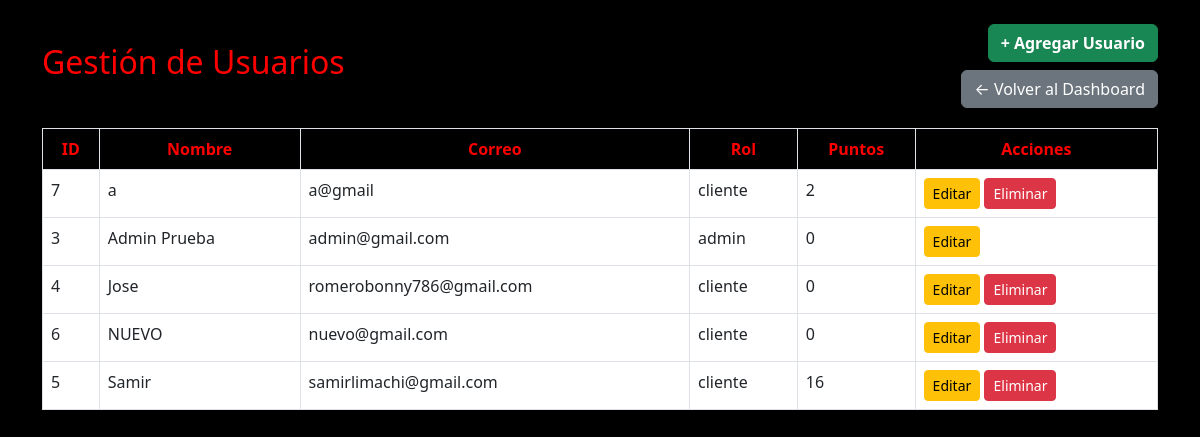
Screenshot of /admin/usuarios_gestionar.php (signed in) with the database file from the repository.
### tables this page shows
CREATE TABLE `usuarios` (
  `id` int(11) NOT NULL,
  `nombre` varchar(100) DEFAULT NULL,
  `correo` varchar(100) DEFAULT NULL,
  `contrasena` varchar(255) DEFAULT NULL,
  `rol` enum('admin','cliente') DEFAULT 'cliente',
  `puntos` int(11) DEFAULT 0,
  `token` varchar(255) DEFAULT NULL,
  `token_expira` datetime DEFAULT NULL
);

### admin/usuarios_gestionar.php (the view, shortened to what this page needs)
<?php
require_once '../includes/db.php';
$stmt = $pdo->query("SELECT * FROM usuarios ORDER BY nombre");
$usuarios = $stmt->fetchAll();
?>
<!DOCTYPE html>
<html lang="es">
<head>
    <link href="https://cdn.jsdelivr.net/npm/bootstrap@5.3.0/dist/css/bootstrap.min.css" rel="stylesheet">
</head>
<body>
<div class="container mt-4">
   <div class="top-bar">
        <h2>Gestión de Usuarios</h2>
        <div class="text-end">
            <a href="usuario_nuevo.php" class="btn btn-success">+ Agregar Usuario</a>
            <br>
            <a href="../admin/dashboard.php" class="btn btn-secondary btn-volver mt-2">← Volver al Dashboard</a>
        </div>
    </div>
    <table class="table table-bordered table-hover">
        <thead class="thead-red">
            <tr>
                <th>ID</th>
                <th>Nombre</th>
                <th>Correo</th>
                <th>Rol</th>
                <th>Puntos</th>
                <th>Acciones</th>
            </tr>
        </thead>
        <tbody>
        <?php foreach ($usuarios as $u): ?>
            <tr>
                <td><?= $u['id'] ?></td>
                <td><?= htmlspecialchars($u['nombre']) ?></td>
                <td><?= htmlspecialchars($u['correo']) ?></td>
                <td><?= $u['rol'] ?></td>
                <td><?= $u['puntos'] ?></td>
                <td>
                    <a href="usuario_editar.php?id=<?= $u['id'] ?>" class="btn btn-sm btn-warning">Editar</a>
                    <?php if ($_SESSION['user_id'] != $u['id']): ?>
                        <a href="usuario_eliminar.php?id=<?= $u['id'] ?>" class="btn btn-sm btn-danger" onclick="return confirm('¿Eliminar este usuario?')">Eliminar</a>
                    <?php endif; ?>
                </td>
            </tr>
        <?php endforeach; ?>
        </tbody>
    </table>
</div>
</body>
</html>

### admin/usuarios_gestionar.php (style rules this page uses)
body { background-color: rgb(0, 0, 0); color: white; }
.top-bar { display: flex; justify-content: space-between; align-items: center; margin: 20px 0; color: red; }
.btn-success { font-weight: bold; }
.btn-volver { margin-top: 10px; }
.thead-red th { color: red; text-align: center; background-color: black; }

### rows the page displays
usuarios: id "7", nombre "a", correo "a@gmail", rol "cliente", puntos "2"
usuarios: id "3", nombre "Admin Prueba", correo "admin@gmail.com", rol "admin", puntos "0"
usuarios: id "4", nombre "Jose", correo "romerobonny786@gmail.com", rol "cliente", puntos "0"
usuarios: id "6", nombre "NUEVO", correo "nuevo@gmail.com", rol "cliente", puntos "0"
usuarios: id "5", nombre "Samir", correo "samirlimachi@gmail.com", rol "cliente", puntos "16"
